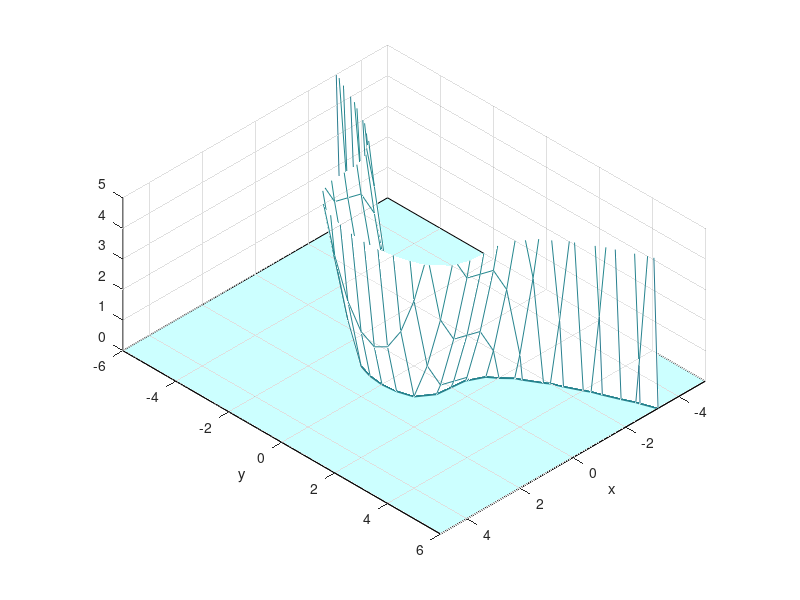
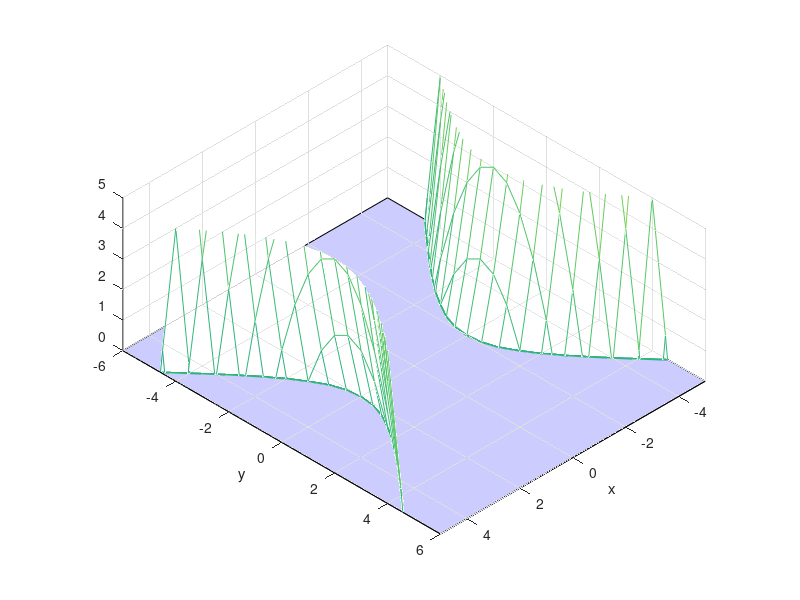

Here is the MATLAB script that generated these plots, in order: (Note: a time limit stopped this script after it produced the figures.)

%Paprastuju iteraciju metodas lygciu sistemai

function pagrindine
clc,close all
scrsz = get(0,'ScreenSize')

x=[-5:0.5:5];y=[-6:0.5:6];
Z=pavirsius(@f,x,y);
% [left, bottom, width, height]
fig1=figure(1);set(fig1,'Position',[50 scrsz(4)/1.8 scrsz(3)/3 scrsz(4)/3]);
hold on,grid on,axis equal,axis([min(x) max(x) min(y) max(y) 0 5]);view([1 1 1]);xlabel('x'),ylabel('y');
mesh(x,y,Z(:,:,1)','FaceAlpha',0.2);contour(x,y,Z(:,:,1)',[0 0],'LineWidth',1.5);
xx=axis;
fill([xx(1),xx(1),xx(2),xx(2)],[xx(3),xx(4),xx(4),xx(3)],'c','FaceAlpha',0.2);


fig2=figure(2),set(fig2,'Position',[scrsz(3)/3 scrsz(4)/1.8 scrsz(3)/3 scrsz(4)/3]);
hold on,grid on,axis equal,axis([min(x) max(x) min(y) max(y) 0 max(x)]);view([1 1 1]);xlabel('x'),ylabel('y')
mesh(x,y,Z(:,:,2)','FaceAlpha',0.2);contour(x,y,Z(:,:,2)',[0 0],'LineWidth',1.5)
xx=axis;
fill([xx(1),xx(1),xx(2),xx(2)],[xx(3),xx(4),xx(4),xx(3)],'b','FaceAlpha',0.2);
xlabel('x'),ylabel('y')

eps=1e-2;itmax=1000;alpha=[1;1];%   *(-150)%2.5
x=[-3;-1]
ff=f(x);
figure(1);plot3(x(1),x(2),0,'b*');%plot3(x(1),x(2),ff(1),'k*');line([x(1),x(1)],[x(2),x(2)],[0,ff(1)]);
figure(2);plot3(x(1),x(2),0,'b*');%plot3(x(1),x(2),ff(2),'k*');line([x(1),x(1)],[x(2),x(2)],[0,ff(2)]);

for iii=1:itmax
    ff=f(x);
    x1=x+f(x)./alpha
    pause
figure(1);plot3(x1(1),x1(2),0,'r*');line([x(1),x1(1)],[x(2),x1(2)],[0,0],'Color','red');
%plot3(x(1),x(2),ff(1),'k*');line([x(1),x(1)],[x(2),x(2)],[0,ff(1)]);
figure(2);plot3(x1(1),x1(2),0,'r*');line([x(1),x1(1)],[x(2),x1(2)],[0,0],'Color','red');
%plot3(x(1),x(2),ff(2),'k*');line([x(1),x(1)],[x(2),x(2)],[0,ff(2)]);
    pause;
    tikslumas=norm(ff);
    
    fprintf(1,'\n iteracija %d  tikslumas %g  ',iii,tikslumas);
    if tikslumas < eps
        fprintf(1,'\n sprendinys x =');
        fprintf(1,'  %g',x);
        break
    elseif iii == itmax
        fprintf(1,'\n ****tikslumas nepasiektas. Paskutinis artinys x =');
        fprintf(1,'  %g',x);
        break
    end
    x=x1;

end




return







fig3=figure(3),set(fig3,'Position',[scrsz(3)/5 scrsz(4)/5 scrsz(3)/3 scrsz(4)/3]);
figure(3),hold on,grid on,axis equal
contour(x,y,Z(:,:,1)',[0 0],'LineWidth',1.5)
contour(x,y,Z(:,:,2)',[0 0],'LineWidth',1.5)
% contour(x,y,Z(:,:,1)')
% contour(x,y,Z(:,:,2)')
xlabel('x'),ylabel('y')

return
end

%   Lygciu sistemos funkcija 
    function fff=f(x)
    fff=[x(1)^3+x(2)^2-2;
         x(1)^2-x(2)^2-4];
    return
    end
    

    
    function Z=pavirsius(funk,x,y)
    for i=1:length(x)
        for j=1:length(y)
            Z(i,j,1:2)=funk([x(i),y(j)]);
        end
    end
        
    return
    end
